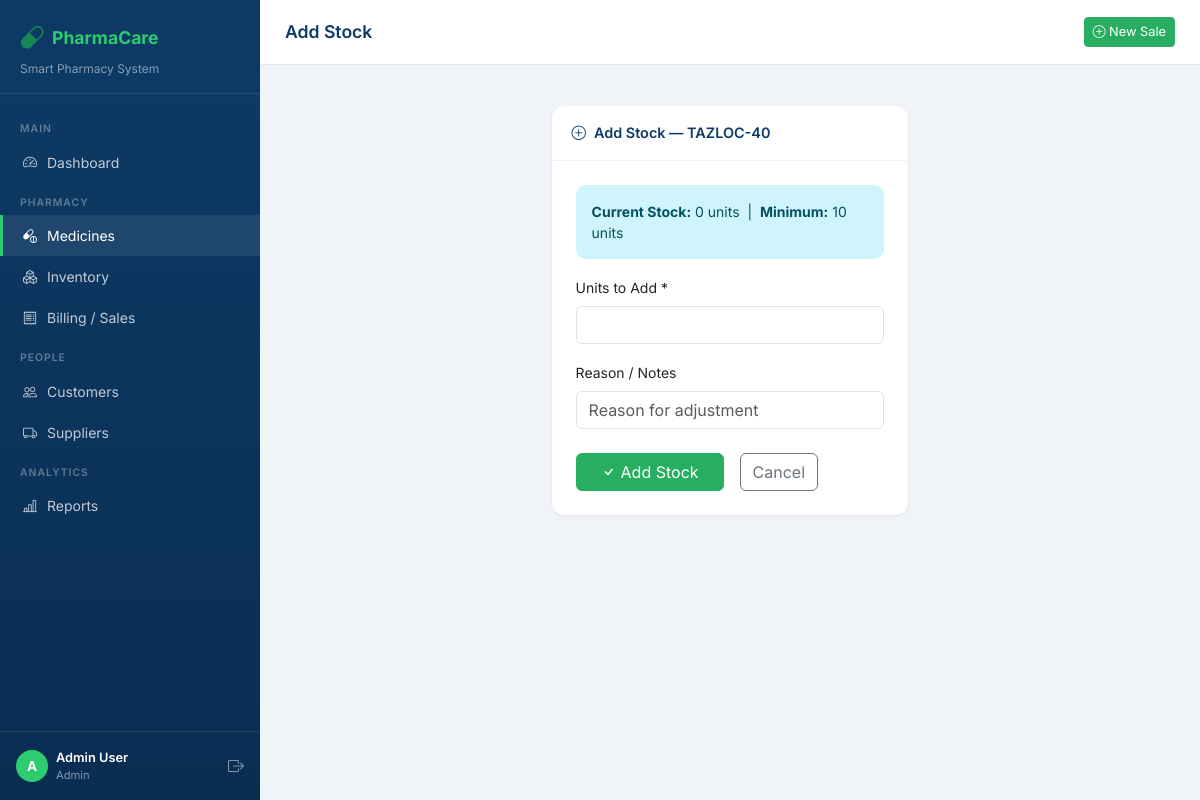
The page /medicines/1/stock/ (signed in) on the database its author committed.
### core/models.py (models this page shows, shortened)
class Medicine(models.Model):
    name = models.CharField(max_length=200)
    generic_name = models.CharField(max_length=200, blank=True)
    category = models.ForeignKey(Category, on_delete=models.SET_NULL, null=True, blank=True)
    manufacturer = models.CharField(max_length=200)
    supplier = models.ForeignKey(Supplier, on_delete=models.SET_NULL, null=True, blank=True)
    price = models.DecimalField(max_digits=10, decimal_places=2)
    cost_price = models.DecimalField(max_digits=10, decimal_places=2, default=0)
    quantity = models.IntegerField(default=0)
    minimum_stock = models.IntegerField(default=10)
    expiry_date = models.DateField()
    batch_number = models.CharField(max_length=100, blank=True)
    description = models.TextField(blank=True)
    created_at = models.DateTimeField(auto_now_add=True)
    updated_at = models.DateTimeField(auto_now=True)
    class Meta:
        ordering = ['name']

### core/views.py (the view)
# urls.py: path('medicines/<int:pk>/stock/', views.medicine_stock_adjust, name='medicine_stock_adjust'),
@login_required
def medicine_stock_adjust(request, pk):
    medicine = get_object_or_404(Medicine, pk=pk)
    if request.method == 'POST':
        form = StockAdjustForm(request.POST)
        if form.is_valid():
            qty = form.cleaned_data['quantity_to_add']
            notes = form.cleaned_data['notes']
            medicine.quantity += qty
            medicine.save()
            StockLog.objects.create(
                medicine=medicine,
                action='ADD',
                quantity_change=qty,
                quantity_after=medicine.quantity,
                notes=notes or 'Stock restocked',
                performed_by=request.user
            )
            messages.success(request, f'Added {qty} units to {medicine.name}.')
            return redirect('medicine_detail', pk=pk)
    else:
        form = StockAdjustForm()
    return render(request, 'core/stock_adjust.html', {'medicine': medicine, 'form': form})

### core/forms.py
class StockAdjustForm(forms.Form):
    quantity_to_add = forms.IntegerField(
        min_value=1,
        widget=forms.NumberInput(attrs={'class': 'form-control'})
    )
    notes = forms.CharField(
        required=False,
        widget=forms.TextInput(attrs={'class': 'form-control', 'placeholder': 'Reason for adjustment'})
    )

### core/templates/core/stock_adjust.html (shortened to what this page needs)
{% extends 'core/base.html' %}
{% block page_title %}Add Stock{% endblock %}
{% block content %}
<div class="row justify-content-center">
  <div class="col-md-5">
    <div class="table-card card">
      <div class="card-header"><i class="bi bi-plus-circle me-2"></i>Add Stock — {{ medicine.name }}</div>
      <div class="card-body p-4">
        <div class="alert alert-info small">
          <strong>Current Stock:</strong> {{ medicine.quantity }} units &nbsp;|&nbsp;
          <strong>Minimum:</strong> {{ medicine.minimum_stock }} units
        </div>
        <form method="post">
          <div class="mb-3">
            <label class="form-label fw-600 small">Units to Add *</label>
            {{ form.quantity_to_add }}
          </div>
          <div class="mb-4">
            <label class="form-label fw-600 small">Reason / Notes</label>
            {{ form.notes }}
          </div>
          <div class="d-flex gap-3">
            <button type="submit" class="btn btn-success px-4"><i class="bi bi-check me-1"></i>Add Stock</button>
            <a href="{% url 'medicine_detail' medicine.pk %}" class="btn btn-outline-secondary">Cancel</a>
          </div>
        </form>
      </div>
    </div>
  </div>
</div>
{% endblock %}

### core/templates/core/base.html (shortened to what this page needs)
<!DOCTYPE html>
<html lang="en">
<head>
  <link href="https://cdn.jsdelivr.net/npm/bootstrap@5.3.0/dist/css/bootstrap.min.css" rel="stylesheet"/>
  <link href="https://cdn.jsdelivr.net/npm/bootstrap-icons@1.11.0/font/bootstrap-icons.css" rel="stylesheet"/>
</head>
<body>
{% if user.is_authenticated %}
<div id="sidebar">
  <div class="sidebar-brand">
    <div class="d-flex align-items-center gap-2 mb-1">
      <i class="bi bi-capsule fs-4 text-success"></i>
      <h5>PharmaCare </h5>
    </div>
    <p>Smart Pharmacy System</p>
  </div>
  <nav class="sidebar-nav">
    <div class="nav-section-title">Main</div>
    <a href="{% url 'dashboard' %}" class="nav-link {% if request.resolver_match.url_name == 'dashboard' %}active{% endif %}">
      <i class="bi bi-speedometer2"></i> Dashboard
    </a>
    <div class="nav-section-title">Pharmacy</div>
    <a href="{% url 'medicine_list' %}" class="nav-link {% if 'medicine' in request.resolver_match.url_name %}active{% endif %}">
      <i class="bi bi-capsule-pill"></i> Medicines
    </a>
    <a href="{% url 'inventory' %}" class="nav-link {% if request.resolver_match.url_name == 'inventory' %}active{% endif %}">
      <i class="bi bi-boxes"></i> Inventory
    </a>
    <a href="{% url 'billing' %}" class="nav-link {% if 'billing' in request.resolver_match.url_name or 'sale' in request.resolver_match.url_name %}active{% endif %}">
      <i class="bi bi-receipt"></i> Billing / Sales
    </a>
    <div class="nav-section-title">People</div>
    <a href="{% url 'customer_list' %}" class="nav-link {% if 'customer' in request.resolver_match.url_name %}active{% endif %}">
      <i class="bi bi-people"></i> Customers
    </a>
    <a href="{% url 'supplier_list' %}" class="nav-link {% if 'supplier' in request.resolver_match.url_name %}active{% endif %}">
      <i class="bi bi-truck"></i> Suppliers
    </a>
    <div class="nav-section-title">Analytics</div>
    <a href="{% url 'reports' %}" class="nav-link {% if request.resolver_match.url_name == 'reports' %}active{% endif %}">
      <i class="bi bi-bar-chart-line"></i> Reports
    </a>
  </nav>
  <div class="mt-auto p-3" style="border-top:1px solid rgba(255,255,255,0.1); position:absolute; bottom:0; width:100%;">
    <div class="d-flex align-items-center gap-2">
      <div style="width:32px;height:32px;background:var(--accent);border-radius:50%;display:flex;align-items:center;justify-content:center;font-weight:700;color:#fff;font-size:0.85rem;">
        {{ user.username|first|upper }}
      </div>
      <div>
        <div style="color:#fff;font-size:0.8rem;font-weight:600;">{{ user.get_full_name|default:user.username }}</div>
        <div style="color:rgba(255,255,255,0.5);font-size:0.7rem;">{% if user.is_superuser %}Admin{% else %}Staff{% endif %}</div>
      </div>
      <a href="{% url 'logout' %}" class="ms-auto text-white opacity-50" title="Logout"><i class="bi bi-box-arrow-right"></i></a>
    </div>
  </div>
</div>
<div id="main-content">
  <div class="topbar">
    <div class="topbar-title">{% block page_title %}Dashboard{% endblock %}</div>
    <a href="{% url 'billing' %}" class="btn btn-success btn-sm">
      <i class="bi bi-plus-circle"></i> New Sale
    </a>
  </div>
  <div class="px-4 pt-3">
  </div>
  <div class="page-content">
    {% block content %}{% endblock %}
  </div>
</div>
{% else %}
  {% block auth_content %}{% endblock %}
{% endif %}
</body>
</html>

### core/templates/core/base.html (style rules this page uses)
:root { --primary: #0d3b66; --primary-light: #1a5276; --accent: #2ecc71; --accent-dark: #27ae60; --sidebar-width: 260px; --topbar-height: 65px; }
* { font-family: 'Inter', sans-serif; }
body { background: #f0f4f8; color: #2d3748; }
#sidebar { width: var(--sidebar-width); min-height: 100vh; background: linear-gradient(180deg, var(--primary) 0%, #0a2d52 100%); position: fixed; top: 0; left: 0; z-index: 100; transition: all 0.3s; overflow-y: auto; }
.sidebar-brand { padding: 20px 20px 15px; border-bottom: 1px solid rgba(255,255,255,0.1); }
.sidebar-brand h5 { color: var(--accent); font-weight: 700; font-size: 1.1rem; margin: 0; }
.sidebar-brand p { color: rgba(255,255,255,0.5); font-size: 0.75rem; margin: 0; }
.sidebar-nav { padding: 15px 0; }
.nav-section-title { color: rgba(255,255,255,0.35); font-size: 0.65rem; font-weight: 600; letter-spacing: 1px; text-transform: uppercase; padding: 12px 20px 5px; }
.sidebar-nav .nav-link { color: rgba(255,255,255,0.75); padding: 10px 20px; border-radius: 0; font-size: 0.875rem; font-weight: 400; display: flex; align-items: center; gap: 10px; transition: all 0.2s; border-left: 3px solid transparent; }
.sidebar-nav .nav-link:hover, .sidebar-nav .nav-link.active { background: rgba(255,255,255,0.08); color: #fff; border-left-color: var(--accent); }
#main-content { margin-left: var(--sidebar-width); min-height: 100vh; }
.topbar { height: var(--topbar-height); background: #fff; border-bottom: 1px solid #e2e8f0; display: flex; align-items: center; padding: 0 25px; position: sticky; top: 0; z-index: 99; gap: 15px; }
.topbar-title { font-size: 1.1rem; font-weight: 600; color: var(--primary); flex: 1; }
.topbar .btn-sm { font-size: 0.8rem; }
.page-content { padding: 25px; }
.table-card { background: #fff; border-radius: 12px; border: none; box-shadow: 0 1px 3px rgba(0,0,0,0.08); overflow: hidden; }
.table-card .card-header { background: transparent; border-bottom: 1px solid #f0f4f8; padding: 16px 20px; font-weight: 600; font-size: 0.9rem; color: var(--primary); }
.btn-success { background: var(--accent-dark); border-color: var(--accent-dark); }
.alert { border-radius: 10px; font-size: 0.875rem; border: none; }

### rows shown on the page
Medicine: name "TAZLOC-40", quantity "0", minimum_stock "10"

### other values the page prints
{{ user.username|first|upper }} "A"
{{ user.get_full_name|default:user.username }} "Admin User"
